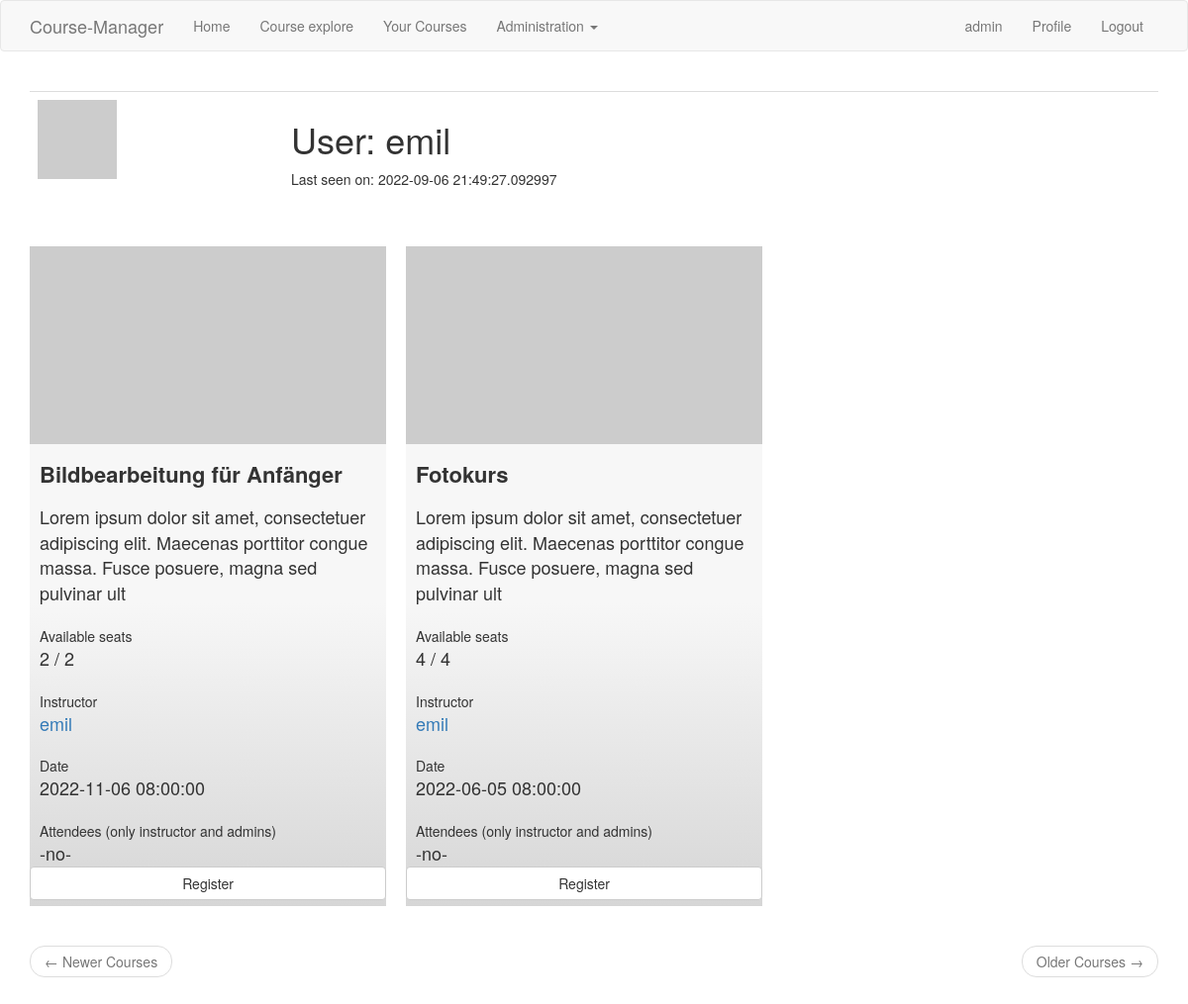
/user/emil (signed in), run on the app's committed database.
### app/models.py (models this page shows, shortened)
class User(UserMixin, db.Model):
    id = db.Column(db.Integer, primary_key=True)
    username = db.Column(db.String(64), index=True, unique=True)
    email = db.Column(db.String(120), index=True, unique=True)
    password_hash = db.Column(db.String(128))
    courses = db.relationship('Course', backref='instructor', lazy='dynamic')
    about_me = db.Column(db.String(140))
    last_seen = db.Column(db.DateTime, default=datetime.utcnow)
    name = db.Column(db.String(128))
    address = db.Column(db.String(128))
    postalcode = db.Column(db.Integer)
    city = db.Column(db.String(128))
    role = db.Column(db.String(128))
    def avatar(self, size):
        digest = md5(self.email.lower().encode('utf-8')).hexdigest()
        return 'https://www.gravatar.com/avatar/{}?d=identicon&s={}'.format(
            digest, size)
    def registrated_courses(self):
        self.course_attendees
        return self.course_attendees.order_by(Course.date.desc())

class Course(db.Model):
    id = db.Column(db.Integer, primary_key=True)
    title = db.Column(db.String(64))
    description = db.Column(db.String(128))
    seats = db.Column(db.Integer)
    date = db.Column(db.DateTime, default=datetime.utcnow)
    visible = db.Column(db.Integer)
    instructor_id = db.Column(db.Integer, db.ForeignKey('user.id'))
    registrated = db.relationship(
        'User', secondary=attendees,
        primaryjoin=(attendees.c.course_id == id),
        secondaryjoin=(attendees.c.attendee_id == User.id),
        backref=db.backref('course_attendees', lazy='dynamic'), lazy='dynamic')
    def available_seats(self):
        return self.seats - self.registrated.count()
    def is_registered(self, user):
        return self.registrated.filter(
            attendees.c.course_id == self.id).filter(attendees.c.attendee_id == user.id).count() > 0
    def avatar(self, size):
        digest = md5(self.title.encode('utf-8')).hexdigest()
        return 'https://www.gravatar.com/avatar/{}?d=identicon&s={}'.format(
            digest, size)

### app/routes.py (the view)
@app.route('/user/<username>')
@login_required
def user(username):
    user = User.query.filter_by(username=username).first_or_404()
    page = request.args.get('page', 1, type=int)
    courses = user.courses.order_by(Course.date.desc()).paginate(
        page, app.config['ITEMS_PER_PAGE'], False)
    next_url = url_for('user', username=user.username, page=courses.next_num) \
        if courses.has_next else None
    prev_url = url_for('user', username=user.username, page=courses.prev_num) \
        if courses.has_prev else None
    form = EmptyForm()
    return render_template('user.html', user=user, courses=courses.items,
                           next_url=next_url, prev_url=prev_url, form=form)

### app/forms.py
class EmptyForm(FlaskForm):
    submit = SubmitField('Submit')

### app/models.py (called while the page is built)
@login.user_loader
def load_user(id):
    return User.query.get(int(id))

### app/routes.py (called while the page is built)
@app.before_request
def before_request():
    if current_user.is_authenticated:
        current_user.last_seen = datetime.utcnow()
        db.session.commit()

### app/templates/user.html (shortened to what this page needs)
{% extends "base.html" %}
{% block app_content %}
    <table class="table table-hover mgFlexFullWidth">
        <tr>
            <td width="256px"><img src="{{ user.avatar(256) }}"></td>
            <td>
                <h1>User: {{ user.username }}</h1>
                {% if user.last_seen %}<p>Last seen on: {{ user.last_seen }}</p>{% endif %}
            </td>
        </tr>
    </table>
    {% for course in courses %}
        {% include '_course.html' %}
    {% endfor %}
    <nav aria-label="..." class="mgFlexFullWidth">
        <ul class="pager">
            <li class="previous{% if not prev_url %} disabled{% endif %}">
                <a href="{{ prev_url or '#' }}">
                    <span aria-hidden="true">&larr;</span> Newer Courses
                </a>
            </li>
            <li class="next{% if not next_url %} disabled{% endif %}">
                <a href="{{ next_url or '#' }}">
                    Older Courses <span aria-hidden="true">&rarr;</span>
                </a>
            </li>
        </ul>
    </nav>
{% endblock %}

### app/templates/base.html (shortened to what this page needs)
{% extends 'bootstrap/base.html' %}
{% block head %}
    {{ super() }}
    <link href="{{ url_for('static', filename='css/main.css') }}" rel="stylesheet">
{% endblock %}
{% block navbar %}
    <nav class="navbar navbar-default">
        <div class="container">
            <div class="navbar-header">
                <a class="navbar-brand" href="{{ url_for('index') }}">Course-Manager</a>
            </div>
            <div class="collapse navbar-collapse" id="navbarCollapse">
                <ul class="nav navbar-nav">
                    <li><a href="{{ url_for('index') }}">Home</a></li>
                    {% if not current_user.is_anonymous %}
                    <li><a href="{{ url_for('courses') }}">Course explore</a></li>
                        {% if current_user.courses.count() > 0 %}
                        <li><a href="{{ url_for('instructed_courses') }}">Your Courses</a></li>
                        {% endif %}
                        {% if current_user.role == 'admin' %}
                        <li class="dropdown">
                            <a href="#" class="dropdown-toggle" data-toggle="dropdown" role="button" aria-haspopup="true" aria-expanded="false">Administration <span class="caret"></span></a>
                        </li>
                        {% endif %}
                    {% endif %}
                </ul>
                <ul class="nav navbar-nav navbar-right">
                    {% if current_user.is_anonymous %}
                    <li><a href="{{ url_for('login') }}">Login</a></li>
                    {% else %}
                        {% if current_user.role == 'admin' %}
                            <li><a>{{ current_user.role }}</a></li>
                        {% endif %}
                    <li><a href="{{ url_for('user', username=current_user.username) }}">Profile</a></li>
                    <li><a href="{{ url_for('logout') }}">Logout</a></li>
                    {% endif %}
                </ul>
            </div>
        </div>
    </nav>
{% endblock %}
{% block content %}
    <div class="container mgFlexBase">
        {% block app_content %}{% endblock %}
    </div>
{% endblock %}

### app/templates/_course.html (shortened to what this page needs)
    <div class="mgFlexItem">
        <div class="avatar">
            <img  src="{{ course.avatar(70) }}" />
        </div>
        <div class="title">{{ course.title }}</div>
            <div class="text">{{ course.description }}</div>
            <br>
            <div class="litleTitle">Available seats</div>
            <div class="text">{{ course.available_seats() }} / {{ course.seats }}</div>
            <br>
            <div class="litleTitle">Instructor</div>
            <div class="text">
                <a href="{{ url_for('user', username=course.instructor.username) }}">
                    {{ course.instructor.username }}
                </a>
            </div>
            <br>
            <div class="litleTitle">Date</div>
            <div class="text">
            {{ course.date }}
            {% if current_user.role == "admin" or course.instructor_id == current_user.id %}
            </div>
            <br>
            <div class="litleTitle">Attendees (only instructor and admins)</div>
            <div class="text">
                {% if course.registrated.count() == 0 %}
                <div>-no-</div>
                {% endif %}
            {% endif %}
            </div>
        <div style="display: flex; flex-direction: row;">
            {% if course.is_registered(current_user) %}
            <form action="{{ url_for('unregister_course', course_id=course.id) }}" method="post" style="width:100%;">
                {{ form.hidden_tag() }}
                {{ form.submit(value='Unregister', class_='btn btn-default', style='width:100%; margin-bottom: 6px;') }}
            </form>
            {% else %}
            <form action="{{ url_for('register_course', course_id=course.id) }}" method="post" style="width:100%;">
                {% if course.available_seats() <= 0 or course.instructor_id == current_user.id %}
                    {{ form.submit(value='Register', class_='btn btn-default', style='width:100%; margin-bottom: 6px;', disabled='true', title='there are no seats available or you are the instructor!') }}
                {% else %}
                    {{ form.submit(value='Register', class_='btn btn-default', style='width:100%; margin-bottom: 6px;') }}
                {% endif %}
           </form>
            {% endif %}
        </div>
    </div>

### app/static/css/main.css (style rules this page uses)
.mgFlexBase { display: flex; flex-wrap: wrap; gap: 20px; align-items: flex-start; }
.mgFlexItem { flex: 1 1; min-width: 300px; max-width: 460px; background: linear-gradient(0deg, rgb(214, 214, 214) 0%, rgb(247, 247, 247) 46%); display: flex; flex-direction: column; }
.mgFlexItem>div>img { height: 200px; width: 100%; object-fit: cover; }
.mgFlexFullWidth { flex: 1 100%; }
@media all and (min-width: 1200px) { .mgFlexItem { flex: 1 360px; min-width: 360px; max-width: 360px; } }
.title { font-size: 22px; margin-top: 15px; margin-bottom: 15px; padding: 0px 10px; font-weight: bold; }
.text { font-size: 18px; padding: 0px 10px; }
.litleTitle { padding: 0px 10px; }

### data on the page
User: role "admin"
User: username "emil", last_seen "2022-09-06 21:49:27.092997"
Course: title "Bildbearbeitung für Anfänger", description "Lorem ipsum dolor sit amet, consectetuer adipiscing elit. Maecenas porttitor congue massa. Fusce posuere, magna sed pulvinar ult", available_seats "2", seats "2", instructor.username "emil", date "2022-11-06 08:00:00"
Course: title "Fotokurs", description "Lorem ipsum dolor sit amet, consectetuer adipiscing elit. Maecenas porttitor congue massa. Fusce posuere, magna sed pulvinar ult", available_seats "4", seats "4", instructor.username "emil", date "2022-06-05 08:00:00"
